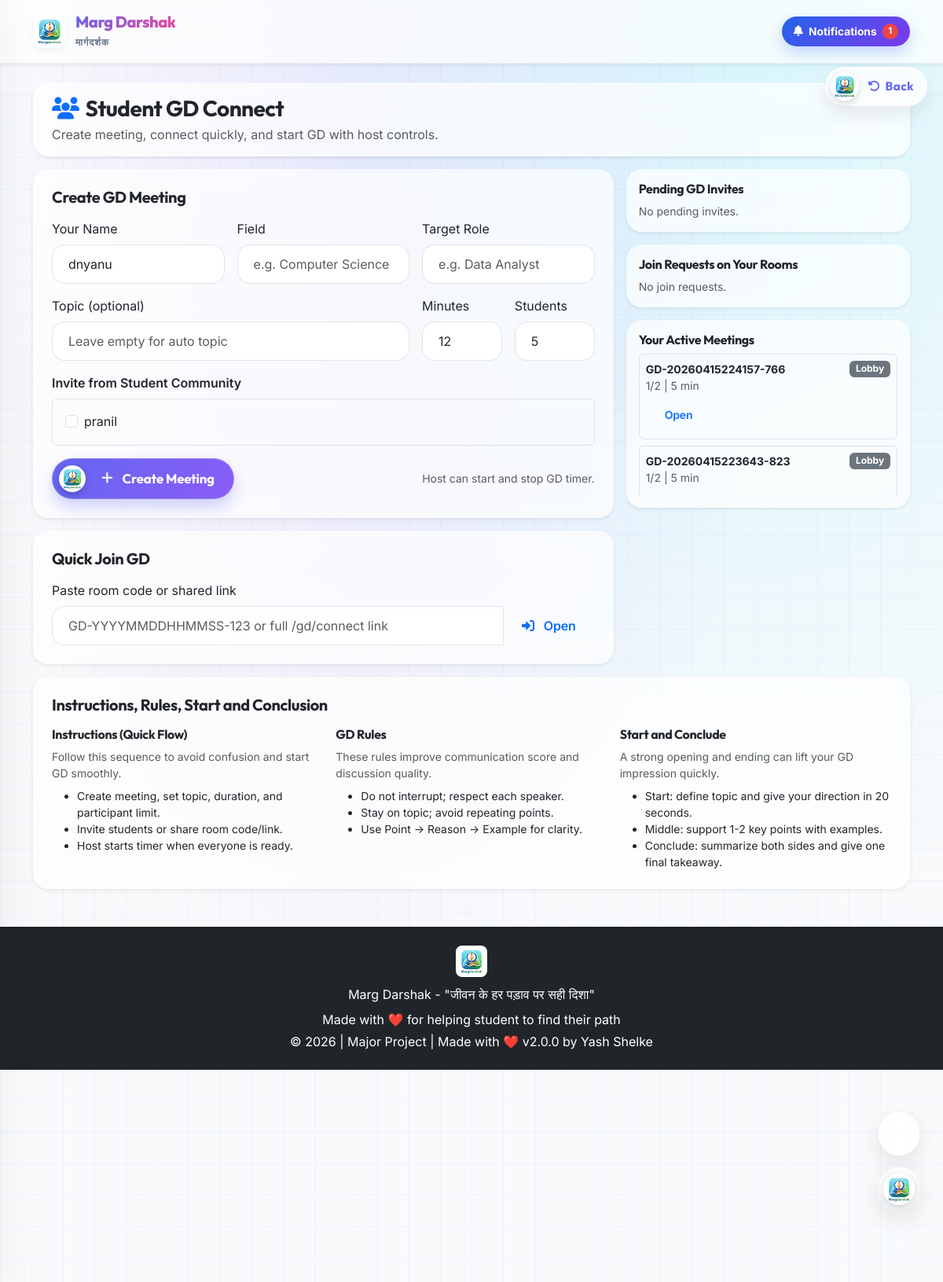
/gd (signed in), run on the app's committed database.
### tables this page shows
CREATE TABLE users (
        id INTEGER PRIMARY KEY AUTOINCREMENT,
        username TEXT,
        email TEXT UNIQUE,
        password_hash TEXT,
        is_premium BOOLEAN DEFAULT 0,
        mentor_access BOOLEAN DEFAULT 0,
        premium_expiry DATETIME,
        created_at DATETIME DEFAULT CURRENT_TIMESTAMP
    );

CREATE TABLE gd_sessions (
        id INTEGER PRIMARY KEY AUTOINCREMENT,
        topic TEXT NOT NULL,
        room_id TEXT NOT NULL UNIQUE,
        status TEXT NOT NULL DEFAULT 'active',
        created_at DATETIME DEFAULT CURRENT_TIMESTAMP,
        thinking_end_at DATETIME,
        discussion_end_at DATETIME,
        feedback_deadline_at DATETIME,
        completed_at DATETIME
    , host_user_id INTEGER, max_participants INTEGER DEFAULT 5, duration_minutes INTEGER DEFAULT 10, started_at DATETIME, ended_at DATETIME, timer_started_by INTEGER);

### app.py (the view)
@app.route('/gd')
@login_required
def gd_home():
    try:
        user_id = g.current_user['id']
        conn = get_db_connection()
        connections = conn.execute(
            '''SELECT CASE WHEN sc.requester_id = ? THEN sc.addressee_id ELSE sc.requester_id END AS user_id,
                      u.username
               FROM student_connections sc
               JOIN users u ON u.id = CASE WHEN sc.requester_id = ? THEN sc.addressee_id ELSE sc.requester_id END
               WHERE sc.status = 'accepted'
                 AND (sc.requester_id = ? OR sc.addressee_id = ?)
               ORDER BY u.username COLLATE NOCASE''',
            (user_id, user_id, user_id, user_id)
        ).fetchall()
        pending_invites = conn.execute(
            '''SELECT gi.id, gi.session_id, gi.created_at,
                      gs.topic, gs.room_id, gs.duration_minutes, gs.max_participants, gs.status AS session_status,
                      u.username AS host_name,
                      (SELECT COUNT(*) FROM gd_participants gp WHERE gp.session_id = gs.id AND gp.status = 'accepted') AS joined_count
               FROM gd_invites gi
               JOIN gd_sessions gs ON gs.id = gi.session_id
               JOIN users u ON u.id = gi.from_user
               WHERE gi.to_user = ? AND gi.status = 'pending'
                 AND gs.status IN ('planning', 'active')
               ORDER BY gi.created_at DESC''',
            (user_id,)
        ).fetchall()
        incoming_join_requests = conn.execute(
            '''SELECT jr.id, jr.requester_user_id, jr.requester_name, jr.field, jr.target_role, jr.created_at,
                      gs.id AS session_id, gs.room_id, gs.topic, gs.max_participants,
                      (SELECT COUNT(*) FROM gd_participants gp WHERE gp.session_id = gs.id AND gp.status = 'accepted') AS joined_count
               FROM gd_join_requests jr
               JOIN gd_sessions gs ON gs.id = jr.session_id
               WHERE gs.host_user_id = ? AND jr.status = 'pending'
                 AND gs.status IN ('planning', 'active')
               ORDER BY jr.created_at DESC''',
            (user_id,)
        ).fetchall()
        my_sessions_raw = conn.execute(
            '''SELECT DISTINCT gs.*,
                      gp.role AS my_role,
                      (SELECT COUNT(*) FROM gd_participants p2 WHERE p2.session_id = gs.id AND p2.status = 'accepted') AS joined_count
               FROM gd_sessions gs
               JOIN gd_participants gp ON gp.session_id = gs.id
               WHERE gp.user_id = ? AND gp.status = 'accepted'
                 AND gs.status IN ('planning', 'active', 'feedback')
               ORDER BY gs.created_at DESC''',
            (user_id,)
        ).fetchall()
        my_sessions = []
        for row in my_sessions_raw:
            synced = _sync_gd_session_status(conn, row)
            phase, remaining_seconds = _calculate_gd_phase(synced)
            if not synced:
                continue
            item = dict(synced)
            item['phase'] = phase
            item['remaining_seconds'] = remaining_seconds
            item['my_role'] = row['my_role']
            item['joined_count'] = row['joined_count']
            my_sessions.append(item)
        conn.commit()
        conn.close()
        return render_template(
            'gd/home.html',
            connections=[dict(r) for r in connections],
            pending_invites=[dict(r) for r in pending_invites],
            incoming_join_requests=[dict(r) for r in incoming_join_requests],
            my_sessions=my_sessions
        )
    except Exception as e:
        print(f"GD home error: {e}")
        return f"Error: {e}", 500

### templates/gd/home.html (shortened to what this page needs)
{% extends 'base.html' %}
{% block content %}
<div class="container my-4">
    <div class="card border-0 shadow-sm mb-3">
        <div class="card-body py-3 px-4">
            <h3 class="mb-1"><i class="fas fa-users text-primary me-2"></i>Student GD Connect</h3>
            <p class="text-muted mb-0">Create meeting, connect quickly, and start GD with host controls.</p>
        </div>
    </div>
    <div class="row g-3">
        <div class="col-lg-8">
            <div class="card border-0 shadow-sm mb-3">
                <div class="card-body p-4">
                    <h5 class="mb-3">Create GD Meeting</h5>
                    <form action="/gd/create" method="post">
                        <div class="row g-3">
                            <div class="col-md-4">
                                <label class="form-label">Your Name</label>
                                <input type="text" class="form-control" name="name" value="{{ g.current_user.username if g.current_user else '' }}" required>
                            </div>
                            <div class="col-md-4">
                                <label class="form-label">Field</label>
                                <input type="text" class="form-control" name="field" placeholder="e.g. Computer Science">
                            </div>
                            <div class="col-md-4">
                                <label class="form-label">Target Role</label>
                                <input type="text" class="form-control" name="target_role" placeholder="e.g. Data Analyst">
                            </div>
                            <div class="col-md-8">
                                <label class="form-label">Topic (optional)</label>
                                <input type="text" class="form-control" name="topic" placeholder="Leave empty for auto topic">
                            </div>
                            <div class="col-md-2">
                                <label class="form-label">Minutes</label>
                                <input type="number" class="form-control" name="duration_minutes" min="5" max="90" value="12">
                            </div>
                            <div class="col-md-2">
                                <label class="form-label">Students</label>
                                <input type="number" class="form-control" name="max_participants" min="2" max="60" value="5">
                            </div>
                        </div>
                        <div class="mt-3">
                            <label class="form-label fw-semibold">Invite from Student Community</label>
                            {% if connections %}
                            <div class="border rounded p-3" style="max-height: 180px; overflow-y: auto;">
                                <div class="row g-2">
                                    {% for connection in connections %}
                                    <div class="col-md-6">
                                        <div class="form-check">
                                            <input class="form-check-input" type="checkbox" name="invitee_ids" value="{{ connection.user_id }}" id="invite_{{ connection.user_id }}">
                                            <label class="form-check-label" for="invite_{{ connection.user_id }}">{{ connection.username }}</label>
                                        </div>
                                    </div>
                                    {% endfor %}
                                </div>
                            </div>
                            {% else %}
                            <div class="alert alert-warning mb-0 py-2">
                                No accepted connections. <a href="/student-community" class="alert-link">Open Student Community</a>.
                            </div>
                            {% endif %}
                        </div>
                        <div class="d-flex justify-content-between align-items-center mt-3">
                            <button class="btn btn-primary" type="submit"><i class="fas fa-plus me-1"></i>Create Meeting</button>
                            <small class="text-muted">Host can start and stop GD timer.</small>
                        </div>
                    </form>
                </div>
            </div>
            <div class="card border-0 shadow-sm">
                <div class="card-body p-4">
                    <h5 class="mb-3">Quick Join GD</h5>
                    <form action="/gd/connect" method="post">
                        <label class="form-label">Paste room code or shared link</label>
                        <div class="input-group">
                            <input type="text" class="form-control" name="room_input" placeholder="GD-YYYYMMDDHHMMSS-123 or full /gd/connect link" required>
                            <button class="btn btn-outline-primary" type="submit"><i class="fas fa-sign-in-alt me-1"></i>Open</button>
                        </div>
                    </form>
                </div>
            </div>
        </div>
        <div class="col-lg-4">
            <div class="card border-0 shadow-sm mb-3">
                <div class="card-body p-3">
                    <h6 class="mb-2">Pending GD Invites</h6>
                    <div style="max-height: 220px; overflow-y: auto;">
                        {% if pending_invites %}
                            {% for invite in pending_invites %}
                            <div class="border rounded p-2 mb-2">
                                <p class="mb-1 small"><strong>{{ invite.host_name }}</strong> invited you</p>
                                <p class="mb-1 small text-muted">{{ invite.room_id }} | {{ invite.joined_count }}/{{ invite.max_participants }}</p>
                                <form action="/gd/invite/respond" method="post">
                                    <input type="hidden" name="invite_id" value="{{ invite.id }}">
                                    <div class="d-flex gap-2">
                                        <button class="btn btn-success btn-sm" name="action" value="accept" type="submit">Accept</button>
                                        <button class="btn btn-outline-danger btn-sm" name="action" value="reject" type="submit">Reject</button>
                                    </div>
                                </form>
                            </div>
                            {% endfor %}
                        {% else %}
                            <p class="text-muted small mb-0">No pending invites.</p>
                        {% endif %}
                    </div>
                </div>
            </div>
            <div class="card border-0 shadow-sm mb-3">
                <div class="card-body p-3">
                    <h6 class="mb-2">Join Requests on Your Rooms</h6>
                    <div style="max-height: 220px; overflow-y: auto;">
                        {% if incoming_join_requests %}
                            {% for req in incoming_join_requests %}
                            <div class="border rounded p-2 mb-2">
                                <p class="mb-1 small"><strong>{{ req.requester_name }}</strong> wants to join</p>
                                <p class="mb-1 small text-muted">{{ req.room_id }} | {{ req.joined_count }}/{{ req.max_participants }}</p>
                                <form action="/gd/join-request/respond" method="post" class="d-flex gap-2">
                                    <input type="hidden" name="request_id" value="{{ req.id }}">
                                    <button class="btn btn-success btn-sm" name="action" value="approve" type="submit">Approve</button>
                                    <button class="btn btn-outline-danger btn-sm" name="action" value="reject" type="submit">Reject</button>
                                </form>
                            </div>
                            {% endfor %}
                        {% else %}
                            <p class="text-muted small mb-0">No join requests.</p>
                        {% endif %}
                    </div>
                </div>
            </div>
            <div class="card border-0 shadow-sm">
                <div class="card-body p-3">
                    <h6 class="mb-2">Your Active Meetings</h6>
                    <div style="max-height: 180px; overflow-y: auto;">
                        {% if my_sessions %}
                            {% for s in my_sessions %}
                            <div class="border rounded p-2 mb-2">
                                <div class="d-flex justify-content-between">
                                    <strong class="small">{{ s.room_id }}</strong>
                                    <span class="badge bg-{% if s.phase == 'discussion' %}success{% elif s.phase == 'lobby' %}secondary{% else %}warning text-dark{% endif %}">{{ s.phase|title }}</span>
                                </div>
                                <p class="mb-1 small text-muted">{{ s.joined_count }}/{{ s.max_participants }} | {{ s.duration_minutes }} min</p>
                                <a href="/gd/room/{{ s.room_id }}" class="btn btn-outline-primary btn-sm">Open</a>
                            </div>
                            {% endfor %}
                        {% else %}
                            <p class="text-muted small mb-0">No active meetings.</p>
                        {% endif %}
                    </div>
                </div>
            </div>
        </div>
    </div>
    <div class="card border-0 shadow-sm mt-3">
        <div class="card-body p-4">
            <h5 class="mb-3">Instructions, Rules, Start and Conclusion</h5>
            <div class="row g-3">
                <div class="col-md-4">
                    <h6 class="mb-2">Instructions (Quick Flow)</h6>
                    <p class="small mb-2 text-muted">Follow this sequence to avoid confusion and start GD smoothly.</p>
                    <ul class="small mb-0">
                        <li>Create meeting, set topic, duration, and participant limit.</li>
                        <li>Invite students or share room code/link.</li>
                        <li>Host starts timer when everyone is ready.</li>
                    </ul>
                </div>
                <div class="col-md-4">
                    <h6 class="mb-2">GD Rules</h6>
                    <p class="small mb-2 text-muted">These rules improve communication score and discussion quality.</p>
                    <ul class="small mb-0">
                        <li>Do not interrupt; respect each speaker.</li>
                        <li>Stay on topic; avoid repeating points.</li>
                        <li>Use Point -> Reason -> Example for clarity.</li>
                    </ul>
                </div>
                <div class="col-md-4">
                    <h6 class="mb-2">Start and Conclude</h6>
                    <p class="small mb-2 text-muted">A strong opening and ending can lift your GD impression quickly.</p>
                    <ul class="small mb-0">
                        <li>Start: define topic and give your direction in 20 seconds.</li>
                        <li>Middle: support 1-2 key points with examples.</li>
                        <li>Conclude: summarize both sides and give one final takeaway.</li>
                    </ul>
                </div>
            </div>
        </div>
    </div>
</div>
{% endblock %}

### data on the page
users: name "dnyanu"
users: username "pranil"
gd_sessions: room_id "GD-20260415224157-766", phase "Lobby", joined_count "1", max_participants "2", duration_minutes "5"
gd_sessions: room_id "GD-20260415223643-823", phase "Lobby", joined_count "1", max_participants "2", duration_minutes "5"
